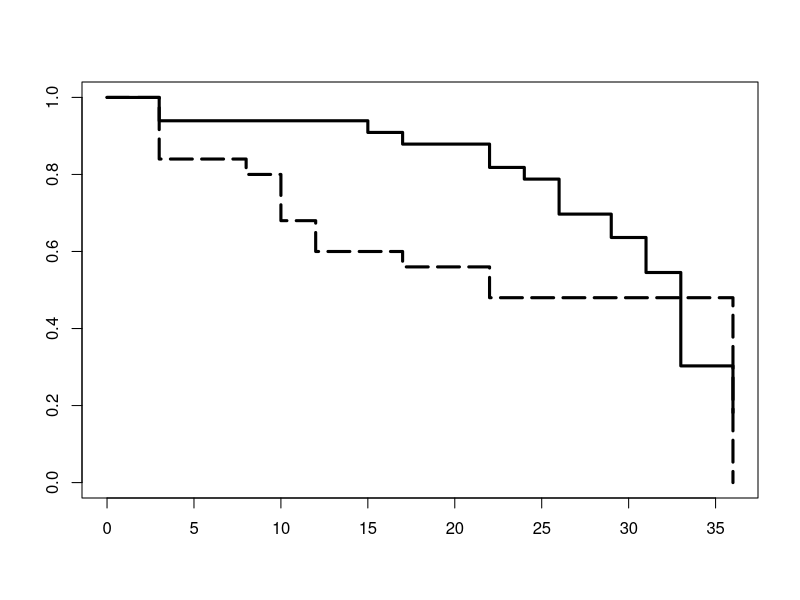
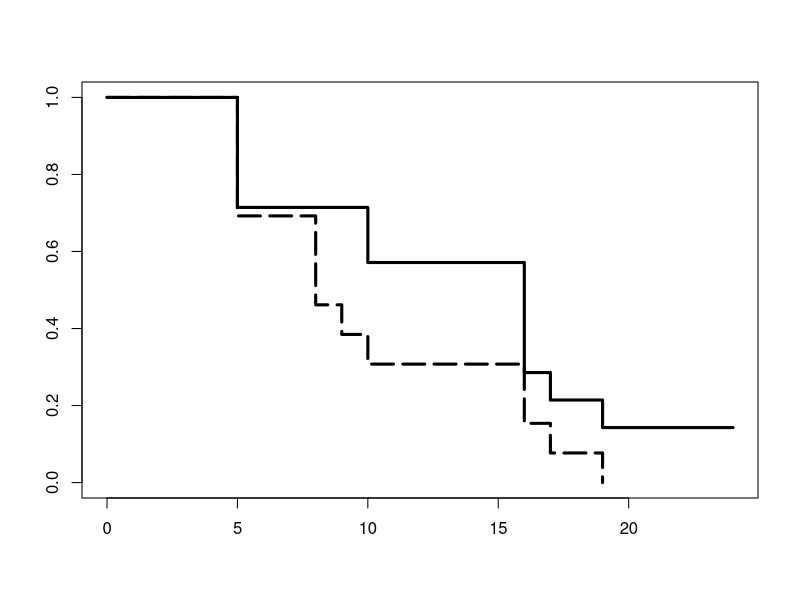
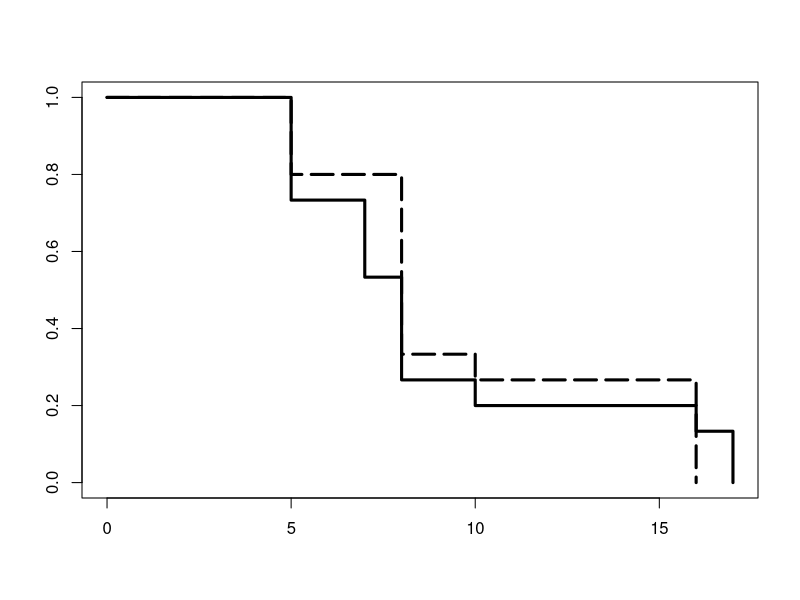
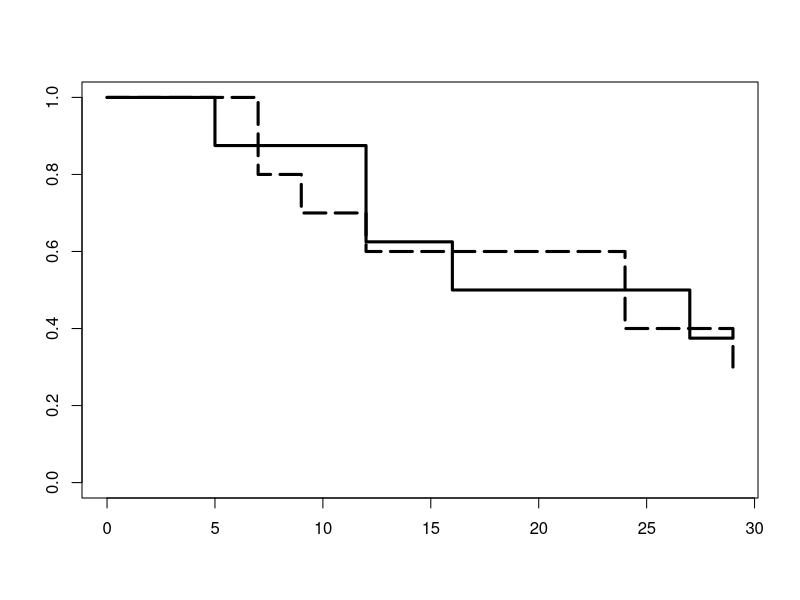
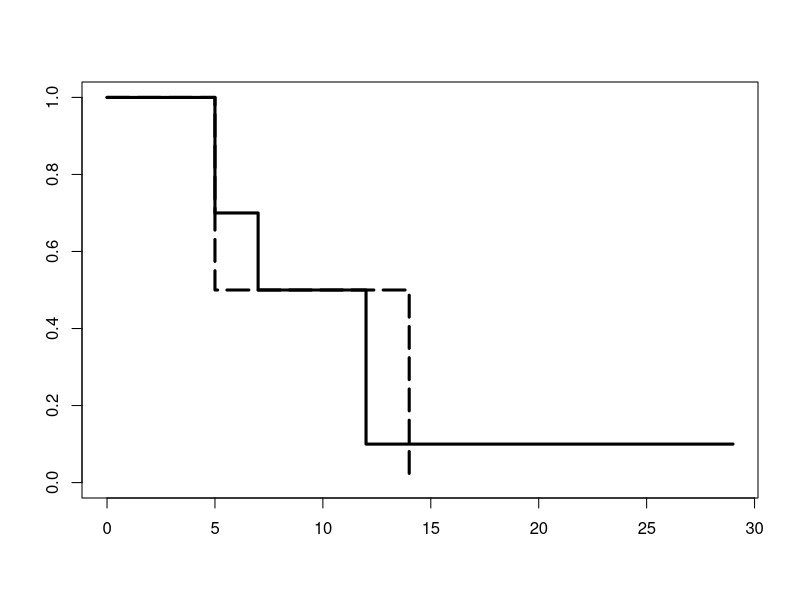
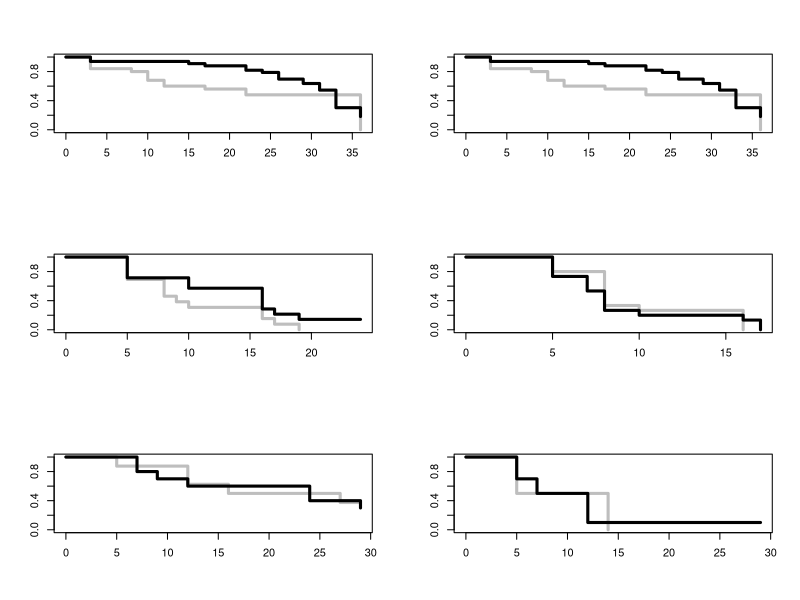
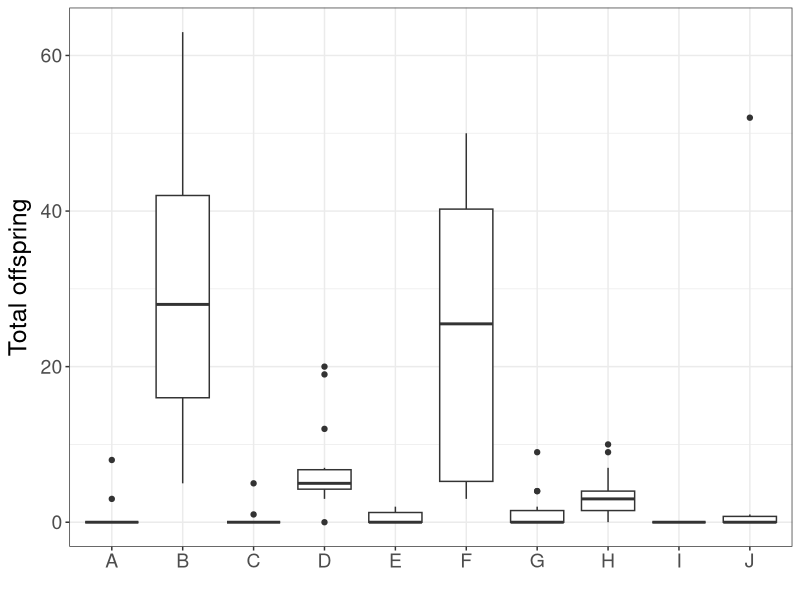

These figures' R source, in order: (Note: this script raises an error after producing the figures.)
#=============================================================================================================#
# Script created by Meghan Duffy, duffymeg@umich.edu
# Script created in version R 3.1.2 
# This script is for analyzing data related to the Duffy et al. paper re-describing
# the Daphnia brood parasite Blastulidium paedophthorum (Bp)
#=============================================================================================================#

# Set working directory
#use line below if working on pc
# setwd("C:/Users/duffymeg/Box Sync/Parasites/BroodParasite/CodeforDuffyetalBPpaper")
#use line below if working on mac

# load all data
# North Fall 2013 life table
brooddataNorth2013 <- read.table("data/NorthBPLifeTable2013.txt", header=TRUE, sep="\t", na.strings="?", dec=".", strip.white=TRUE)
# Now moving on to Fall 2014 data 
# North Lake:
brooddataNorth2014 <- read.csv("data/NorthBPLifeTable2014.csv", header=TRUE, na.strings="?", dec=".", strip.white=TRUE)
brooddataNorth2014dentifera <- subset(brooddataNorth2014,Treatment=="Infected Dent" | Treatment=="Uninfected Dent")
brooddataNorth2014retrocurva <- subset(brooddataNorth2014,Treatment=="Infected Retro" | Treatment=="Uninfected Retro")
# Cedar Lake:
brooddataCedar2014 <- read.csv("data/CedarBPLifeTable2014.csv", header=TRUE, na.strings="?", dec=".", strip.white=TRUE)
brooddataCedar2014dentifera <- subset(brooddataCedar2014,Treatment=="Infected Dent" | Treatment=="Uninfected Dent")
brooddataCedar2014retrocurva <- subset(brooddataCedar2014,Treatment=="Infected Retro" | Treatment=="Uninfected Retro")

# Survival analyses
library(survival)
#Note "Censored" column is whether or not the animal died before experimental takedown 1= yes, it died during the experiment, 0 = no, it survived until the end

# North 2013 data:
model1 <- survfit(Surv(brooddataNorth2013$Day.Death, brooddataNorth2013$Censored) ~ brooddataNorth2013$Treatment)
plot(model1, lty=c(5,1),lwd=3)

tapply(brooddataNorth2013$Day.Death,brooddataNorth2013$Treatment,mean,na.rm=TRUE)

# Cox's proportional hazard model 
coxfit1 <- coxph(Surv(brooddataNorth2013$Day.Death, brooddataNorth2013$Censored) ~ brooddataNorth2013$Treatment)  
summary(coxfit1)   

# North 2014 dentifera data:
model2 <- survfit(Surv(brooddataNorth2014dentifera$Day.Death, brooddataNorth2014dentifera$Censored) ~ brooddataNorth2014dentifera$Treatment)
plot(model2, lty=c(5,1),lwd=3)

tapply(brooddataNorth2014dentifera$Day.Death,brooddataNorth2014dentifera$Treatment,mean,na.rm=TRUE)

coxfit2 <- coxph(Surv(brooddataNorth2014dentifera$Day.Death, brooddataNorth2014dentifera$Censored) ~ brooddataNorth2014dentifera$Treatment)  
summary(coxfit2)   

# North 2014 retrocurva data:
model3 <- survfit(Surv(brooddataNorth2014retrocurva$Day.Death, brooddataNorth2014retrocurva$Censored) ~ brooddataNorth2014retrocurva$Treatment)
plot(model3, lty=c(5,1),lwd=3)

tapply(brooddataNorth2014retrocurva$Day.Death,brooddataNorth2014retrocurva$Treatment,mean,na.rm=TRUE)

coxfit3 <- coxph(Surv(brooddataNorth2014retrocurva$Day.Death, brooddataNorth2014retrocurva$Censored) ~ brooddataNorth2014retrocurva$Treatment)  
summary(coxfit3)   

# Cedar 2014 dentifera data:
model4 <- survfit(Surv(brooddataCedar2014dentifera$Day.Death, brooddataCedar2014dentifera$Censored) ~ brooddataCedar2014dentifera$Treatment)
plot(model4, lty=c(1,5),lwd=3)

tapply(brooddataCedar2014dentifera$Day.Death,brooddataCedar2014dentifera$Treatment,mean,na.rm=TRUE)

coxfit4 <- coxph(Surv(brooddataCedar2014dentifera$Day.Death, brooddataCedar2014dentifera$Censored) ~ brooddataCedar2014dentifera$Treatment)  
summary(coxfit4)   

# Cedar 2014 retrocurva data:
model5 <- survfit(Surv(brooddataCedar2014retrocurva$Day.Death, brooddataCedar2014retrocurva$Censored) ~ brooddataCedar2014retrocurva$Treatment)
plot(model5, lty=c(5,1),lwd=3)

tapply(brooddataCedar2014retrocurva$Day.Death,brooddataCedar2014retrocurva$Treatment,mean,na.rm=TRUE)

coxfit5 <- coxph(Surv(brooddataCedar2014retrocurva$Day.Death, brooddataCedar2014retrocurva$Censored) ~ brooddataCedar2014retrocurva$Treatment)  
summary(coxfit5)  


# One big figure with all the survival plots:
par(mfrow=c(3,2))
plot(model1, lty=c(1,1),lwd=3, col=c("gray","black"))
plot(model1, lty=c(1,1),lwd=3, col=c("gray","black")) # placeholder; will delete when export
plot(model2, lty=c(1,1),lwd=3, col=c("gray","black"))
plot(model3, lty=c(1,1),lwd=3, col=c("gray","black"))
plot(model4, lty=c(1,1),lwd=3, col=c("gray","black"))
plot(model5, lty=c(1,1),lwd=3, col=c("gray","black"))

## Now combining all the data into one big dataset to plot reproduction:
brooddataNorth2013$LakeYear <- "North2013"
brooddataNorth2013$Host <- "dentifera"
brooddataNorth2013$Infection <- brooddataNorth2013$Treatment

library(stringr)
library(plyr)

list <- str_split(brooddataNorth2014$Treatment, " ", n = 2)
df <- ldply(list)
colnames(df) <- c("Infection", "Host")

brooddataNorth2014$Infection <- df$Infection
brooddataNorth2014$Host <- df$Host

list <- str_split(brooddataCedar2014$Treatment, " ", n = 2)
df <- ldply(list)
colnames(df) <- c("Infection", "Host")

brooddataCedar2014$Infection <- df$Infection
brooddataCedar2014$Host <- df$Host

brooddataNorth2014$LakeYear <- "North2014"
brooddataCedar2014$LakeYear <- "Cedar2014"

brooddataNorth2013$Other.Infect <- NULL

allbrooddata <- rbind(brooddataNorth2013,brooddataNorth2014,brooddataCedar2014)

allbrooddata$Host <- str_replace(allbrooddata$Host,"dentifera","Dent")

allbrooddata$Dummy <- "Q"
allbrooddata$Dummy[1:25] <- "A"
allbrooddata$Dummy[26:58] <- "B"
allbrooddata$Dummy[59:71] <- "C"
allbrooddata$Dummy[72:85] <- "D"
allbrooddata$Dummy[86:100] <- "G"
allbrooddata$Dummy[101:115] <- "H"
allbrooddata$Dummy[116:123] <- "E"
allbrooddata$Dummy[124:133] <- "F"
allbrooddata$Dummy[134:137] <- "I"
allbrooddata$Dummy[138:147] <- "J"

library(ggplot2)
ggplot(allbrooddata, aes(x=Dummy, y=Sum.Offspring)) + 
  geom_boxplot() + theme_bw() +
  labs(x=" ", y=expression(paste("Total offspring"))) + theme(
    axis.title.y = element_text(size=18,vjust=0.9),
    axis.text.x = element_text(size=14),
    axis.text.y = element_text(size=14)
  ) 

# now analyzing 
#For North 2013
#get mean reproduction of the two treatments
tapply(brooddataNorth2013$Sum.Offspring,brooddataNorth2013$Treatment,mean,na.rm=TRUE)

# non-parametric permutation test using the coin package:
library(coin)

# North 2013:
oneway_test(Sum.Offspring ~ Treatment, data=brooddataNorth2013,
            distribution=approximate(B=9999))

#For North 2014
#get mean reproduction of the two treatments
tapply(brooddataNorth2014$Sum.Offspring,brooddataNorth2014$Treatment,mean,na.rm=TRUE)

#test North 2014 dentifera using the coin package:
oneway_test(Sum.Offspring ~ Treatment, data=brooddataNorth2014dentifera,
            distribution=approximate(B=9999))

#North 2014 retrocurva
oneway_test(Sum.Offspring ~ Treatment, data=brooddataNorth2014retrocurva,
            distribution=approximate(B=9999))

#For Cedar 2014
#get mean reproduction of the treatments
tapply(brooddataCedar2014$Sum.Offspring,brooddataCedar2014$Treatment,mean,na.rm=TRUE)

#test Cedar 2014 dentifera using the coin package:
oneway_test(Sum.Offspring ~ Treatment, data=brooddataCedar2014dentifera,
            distribution=approximate(B=9999))

# test Cedar 2014 retrocurva:
oneway_test(Sum.Offspring ~ Treatment, data=brooddataCedar2014retrocurva,
            distribution=approximate(B=9999))


# looking at recovery of infected hosts
tapply(allbrooddata$Did.Clear,list(allbrooddata$LakeYear,allbrooddata$Host,allbrooddata$Infection),mean,na.rm=TRUE)
tapply(allbrooddata$Did.Clear,list(allbrooddata$LakeYear,allbrooddata$Host,allbrooddata$Infection),sum,na.rm=TRUE)
tapply(allbrooddata$Sum.Offspring,list(allbrooddata$LakeYear,allbrooddata$Host,allbrooddata$Infection,allbrooddata$Did.Clear),mean,na.rm=TRUE)

#######################CODE FOR FIELD DATA ANALYSES#####################################
library(reshape2)
library(scales)

parasitedata <- read.csv("data/2014ParasiteSurveyJustBrood.csv")

colnames(parasitedata)

#remove species-lake-date combinations where scanned fewer than 20 individuals of a given species
parasitedata <- subset(parasitedata,Total>19)

#remove ambigua and mendotae
shortdata <- subset(parasitedata,!Species%in%c("Ambigua","Mendotae"))

#format dates correctly
shortdata <- mutate(shortdata,Date=as.Date(Date,format="%d-%b-%y"))

shortdata$Lake <- str_replace(shortdata$Lake,"Little Appleton","LittleAppleton")
shortdata$Lake <- factor(shortdata$Lake)
shortdata$Lake2 <- shortdata$Lake
shortdata$Lake2 <- mapvalues(shortdata$Lake2, from = c("Appleton", "Bishop", "Bruin", "Cedar", "CrookedP", "CrookedW", "Gosling", "LittleAppleton", "Mill", "North", "Pickerel", "Sullivan", "Walsh", "Whitmore", "Woodland"), to = c("A", "B", "C", "D", "E", "F", "G", "H", "I", "J", "K", "L", "M", "N", "O"))
shortdata$Species <- factor(shortdata$Species)
shortdata$Species2 <- shortdata$Species
shortdata$Species2 <- mapvalues(shortdata$Species2, from = c("Ceriodaphnia", "Dentifera", "Dubia", "Parvula", "Pulicaria", "Retrocurva"), to = c("Cdu", "Dde", "Ddu", "Dpa", "Dpu", "Dre"))

#Looking at proportion of dates where brood was present
sum(shortdata$PropBrood!=0)/length(shortdata$PropBrood)

library(dplyr)
proppresent<-shortdata %>% group_by(Species2, Lake2) %>% summarize(prop = mean(PropBrood > 0), count = n())
enoughdates <- subset(proppresent,count>4)
enoughdates$perc <- enoughdates$prop*100
summarypresent <- enoughdates %>% group_by(Species2) %>% summarize (minprop = min(prop),maxprop = max(prop),medprop=median(prop))
summarypresentbylake <- enoughdates %>% group_by(Lake2) %>% summarize (minprop = min(prop),maxprop = max(prop),medprop=median(prop))

summarypresent
summarypresentbylake

#Plotting presence/absence data:
give.n <- function(x){
  return(c(y = 95, label = length(x)))
}

panela <- ggplot(enoughdates, aes(x=Species2, y=perc)) + 
  geom_boxplot() + theme_bw() + 
  stat_summary(fun.data = give.n, geom = "text") + 
  labs(y="Percent of sampling\ndates present") + theme(
    axis.title.x = element_blank(),
    axis.title.y = element_text(size=16,vjust=-1.9),
    axis.text.x = element_blank(),
    axis.text.y = element_text(size=14)
  ) 

panelb <- ggplot(enoughdates, aes(x=Lake2, y=perc)) + 
  geom_boxplot() + theme_bw() + 
  stat_summary(fun.data = give.n, geom = "text") + theme(
    axis.title.x = element_blank(),
    axis.title.y = element_blank(),
    axis.text.x = element_blank(),
    axis.text.y = element_blank()
  ) 

#Plotting maxima
MaxAdBrood <- ddply(shortdata,.(Species2,Lake2),summarise,max.adbrood= max(PropAdBrood, na.rm = TRUE))
MaxAsexAdBrood <- ddply(shortdata,.(Species2,Lake2),summarise,max.asexadbrood= max(PropAsexAdBrood, na.rm = TRUE))
MaxBrood <- ddply(shortdata,.(Species2,Lake2),summarise,max.brood= max(PropBrood, na.rm = TRUE))
MaxAdBrood$max.percadbrood <- MaxAdBrood$max.adbrood*100
MaxAsexAdBrood$max.percasexadbrood <- MaxAsexAdBrood$max.asexadbrood*100
MaxBrood$max.percbrood <- MaxBrood$max.brood*100

#updating give.n function so that the output is at the right point on the next set of panels
give.n <- function(x){
  return(c(y = 9.5, label = length(x)))
}

panelc <- ggplot(MaxBrood, aes(x=Species2, y=max.percbrood)) + 
  geom_boxplot() + theme_bw() + 
  stat_summary(fun.data = give.n, geom = "text") +
  labs(y=expression(paste("Maximum\nprevalence (%)"))) + theme(
    axis.title.x = element_blank(),
    axis.title.y = element_text(size=16),
    axis.text.x = element_blank(),
    axis.text.y = element_text(size=14)
  ) 

paneld <- ggplot(MaxBrood, aes(x=Lake2, y=max.percbrood)) + 
  geom_boxplot() + theme_bw() + 
  stat_summary(fun.data = give.n, geom = "text") + theme(
    axis.title.x = element_blank(),
    axis.title.y = element_blank(),
    axis.text.x = element_blank(),
    axis.text.y = element_blank()
  ) 

#updating give.n function so that the output is at the right point on the next set of panels
give.n <- function(x){
  return(c(y = 21.5, label = length(x)))
}

panele <- ggplot(MaxAsexAdBrood, aes(x=Species2, y=max.percasexadbrood)) + 
  geom_boxplot() + theme_bw() +
  stat_summary(fun.data = give.n, geom = "text") +
  labs(x="Host species", y=expression(paste("Maximum prevalence in\nasexual adults (%)"))) + theme(
    axis.title.x = element_text(size=16,vjust=-0.35),
    axis.title.y = element_text(size=16,vjust=0.9),
    axis.text.x = element_text(size=14),
    axis.text.y = element_text(size=14)
  ) 

panelf <- ggplot(MaxAsexAdBrood, aes(x=Lake2, y=max.percasexadbrood)) + 
  geom_boxplot() + theme_bw() +
  stat_summary(fun.data = give.n, geom = "text") +
  labs(x="Lake") + theme(
    axis.title.x = element_text(size=16,vjust=-0.35),
    axis.title.y = element_blank(),
    axis.text.x = element_text(size=14),
    axis.text.y = element_blank()
  ) 

library(grid)
grid.draw(rbind(ggplotGrob(panela),ggplotGrob(panelc),ggplotGrob(panele),size="last"))
grid.draw(rbind(ggplotGrob(panelb),ggplotGrob(paneld),ggplotGrob(panelf),size="last"))


tapply(MaxBrood$max.brood,list(MaxBrood$Species),max,na.rm=TRUE)
tapply(MaxAsexAdBrood$max.asexadbrood,list(MaxBrood$Species),max,na.rm=TRUE)

tapply(MaxBrood$max.brood,list(MaxBrood$Lake),max,na.rm=TRUE)
tapply(MaxAsexAdBrood$max.asexadbrood,list(MaxBrood$Lake),max,na.rm=TRUE)
